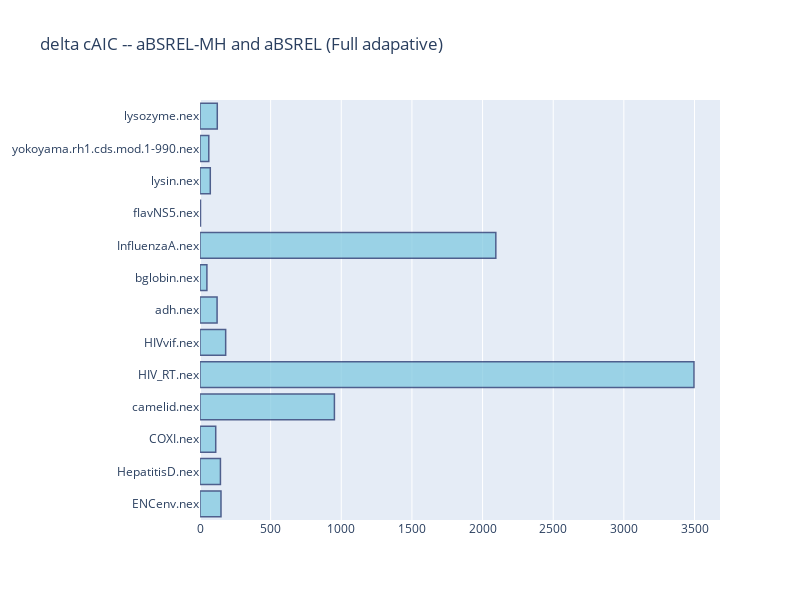

The notebook cell saved with this chart:
### Markdown cell above
## delta cAIC -- Full adapative models

### Code cell
tag_pair = [["aBSREL-MH_FULL_AICc", "aBSREL_FULL_AICc"]]

import random
for tag in tag_pair:
    dataset = []
    delta_value = []
    for index, row in df.iterrows():
        dataset.append(str(df["Filename"][index]).replace(".aBSREL-MH.json", ""))
        delta_value.append(df[tag[0]][index] - df[tag[1]][index])    
    #end for
            
    #plot
    fig = go.Figure(data=[
        go.Bar(y=dataset, x=delta_value, orientation='h')
    ])

    # Change the bar mode
    fig.update_layout(barmode='group')
    title = 'delta cAIC -- aBSREL-MH and aBSREL (Full adapative)'
    fig.update_layout(title_text=title)
    fig.update_traces(marker_color='rgb(130,202,225)', marker_line_color='rgb(28,48,107)',
                  marker_line_width=1.5, opacity=0.75)
    #fig.show()
    
    fig.update_layout(
        autosize=False,
        width=800,
        height=600,)

    fig.show()
    
    #output = tag[0].replace("MH_", "") + ' values - BUSTEDS-MH_vs_BUSTEDS'
    #output = "DELTA_" + output.replace(" ", "") + ".png"
    #fig.write_image(output)
    
    fig.write_image(title.replace(" ", "") + ".png", engine="kaleido")

"""
Lower aic is better
1-2 = -1 means that for delta aic, negative values indicate MH is a better fit
"""

### Figure 1 — Plotly figure (JSON) as saved in the notebook; plotly's stock layout.template omitted (floating-point values rounded to 4 significant figures)
{"data": [{"marker": {"color": "rgb(130,202,225)", "line": {"color": "rgb(28,48,107)", "width": 1.5}}, "opacity": 0.75, "orientation": "h", "type": "bar", "x": [148.5, 144.6, 111.3, 951.3, 3496.0, 181.7, 120.9, 48.82, 2094.0, 3.441, 72.81, 62.2, 122.3], "y": ["ENCenv.nex", "HepatitisD.nex", "COXI.nex", "camelid.nex", "HIV_RT.nex", "HIVvif.nex", "adh.nex", "bglobin.nex", "InfluenzaA.nex", "flavNS5.nex", "lysin.nex", "yokoyama.rh1.cds.mod.1-990.nex", "lysozyme.nex"]}], "layout": {"autosize": false, "barmode": "group", "height": 600, "title": {"text": "delta cAIC -- aBSREL-MH and aBSREL (Full adapative)"}, "width": 800}}
